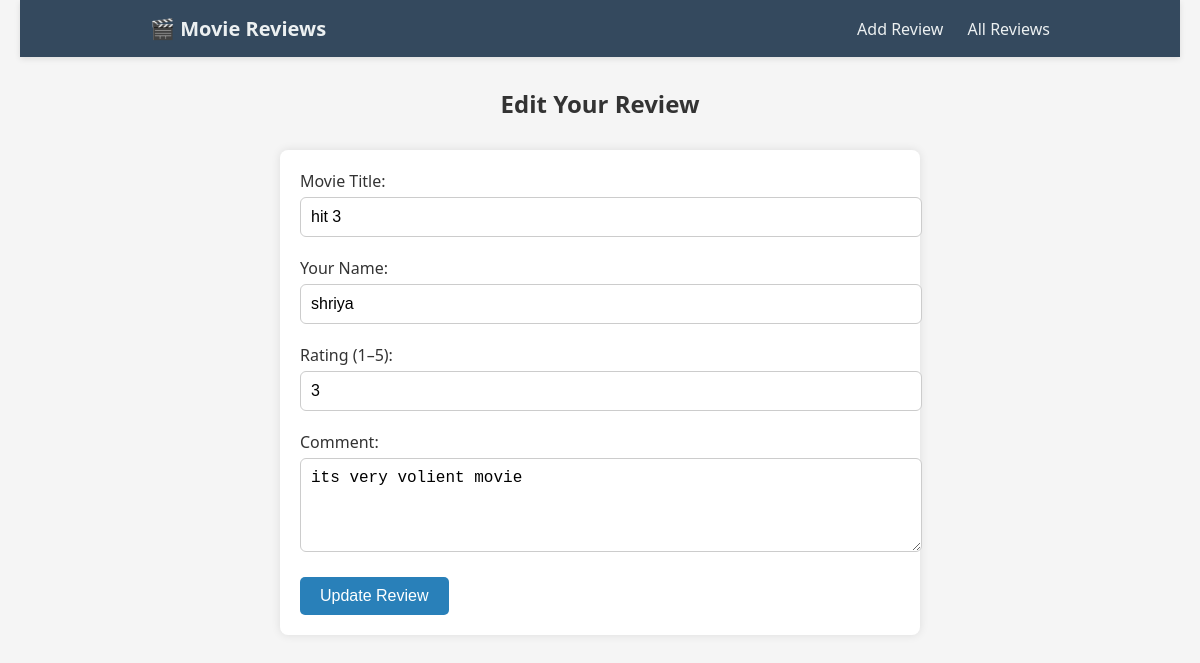
Page /edit/2 on the committed database.
### tables this page shows
CREATE TABLE reviews (
    id INTEGER PRIMARY KEY AUTOINCREMENT,
    movie_title TEXT NOT NULL,
    reviewer_name TEXT NOT NULL,
    rating INTEGER NOT NULL,
    comment TEXT
);

### app.py (the view, shortened to what this page needs)
@app.route('/edit/<int:review_id>', methods=['GET', 'POST'])
def edit_review(review_id):
    conn = get_db()
    review = conn.execute("SELECT * FROM reviews WHERE id = ?", (review_id,)).fetchone()
    conn.close()
    return render_template('edit_review.html', review=review)

### app.py (called while the page is built)
def get_db():
    conn = sqlite3.connect('movies.db')
    conn.row_factory = sqlite3.Row
    return conn

### templates/edit_review.html (shortened to what this page needs)
<!DOCTYPE html>
<html>
<head>
  <link rel="stylesheet" href="{{ url_for('static', filename='style.css') }}">
</head>
<body>
<nav class="navbar">
  <div class="nav-container">
    <a href="/" class="brand">🎬 Movie Reviews</a>
    <div class="nav-links">
      <a href="/add">Add Review</a>
      <a href="/reviews">All Reviews</a>
    </div>
  </div>
</nav>
<h2 class="center">Edit Your Review</h2>
<form method="POST" class="form-box">
  <label>Movie Title:</label>
  <input type="text" name="title" value="{{ review.movie_title }}" required><br>
  <label>Your Name:</label>
  <input type="text" name="name" value="{{ review.reviewer_name }}" required><br>
  <label>Rating (1–5):</label>
  <input type="number" name="rating" value="{{ review.rating }}" min="1" max="5" required><br>
  <label>Comment:</label>
  <textarea name="comment" rows="4" cols="40" required>{{ review.comment }}</textarea><br>
  <button type="submit">Update Review</button>
</form>
</body>
</html>

### static/style.css (style rules this page uses)
body { font-family: 'Segoe UI', sans-serif; background-color: #f5f5f5; margin: 0; padding: 0 20px; color: #333; }
h2.center { text-align: center; margin-top: 20px; }
.navbar { background-color: #34495e; padding: 15px 20px; box-shadow: 0 2px 6px rgba(0,0,0,0.1); margin-bottom: 30px; }
.nav-container { display: flex; justify-content: space-between; align-items: center; max-width: 900px; margin: 0 auto; }
.navbar .brand { color: #ecf0f1; font-weight: bold; font-size: 20px; text-decoration: none; }
.nav-links a { margin-left: 20px; text-decoration: none; color: #ecf0f1; font-weight: 500; transition: color 0.2s; }
.form-box { max-width: 600px; background-color: #fff; padding: 20px; margin: 30px auto; border-radius: 8px; box-shadow: 0 0 10px rgba(0,0,0,0.1); }
input, textarea { width: 100%; padding: 10px; margin-top: 5px; margin-bottom: 20px; border: 1px solid #ccc; border-radius: 6px; font-size: 16px; }
button { padding: 10px 20px; background-color: #2980b9; color: white; border: none; border-radius: 5px; font-size: 16px; cursor: pointer; }

### rows in the picture
reviews: title "hit 3", name "shriya", rating "3", comment "its very volient movie"
